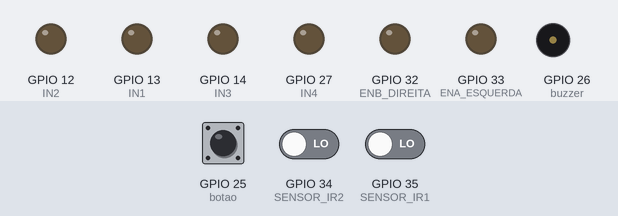
This sketch was run on a simulated ESP32. Shown: output pins drawn as LEDs (lit = HIGH), buzzer (waves = sounding, pin HIGH). Dashed ring = blinking. The inputs (shaded band) are chosen by the test bench; at power-on: GPIO 25 (botao) HIGH, GPIO 34 (SENSOR_IR2) LOW, GPIO 35 (SENSOR_IR1) LOW. What the sketch prints to the serial monitor is not drawn.

Above: at 0.8 s.
0.9 s: GPIO 25 (botao) pulled LOW for 0.15 s
At 1.06 s:
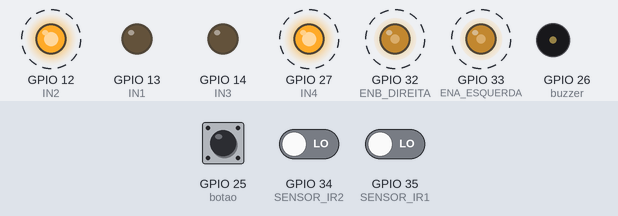
3.9 s: GPIO 34 (SENSOR_IR2) driven HIGH
At 5.0 s:
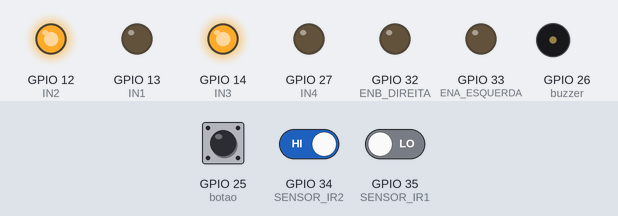
5.7 s: GPIO 35 (SENSOR_IR1) driven HIGH
At 6.14 s:
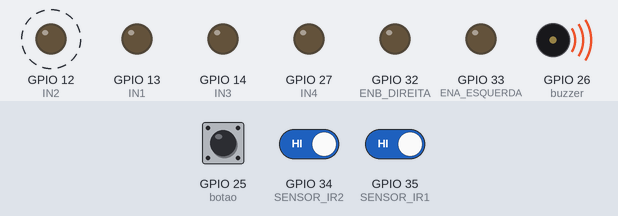
8.7 s: GPIO 35 (SENSOR_IR1) driven LOW
At 9.5 s:
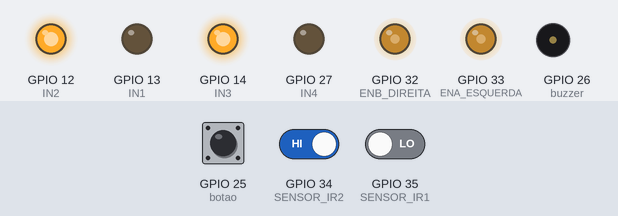
10.8 s: GPIO 35 (SENSOR_IR1) driven HIGH
At 13.7 s:
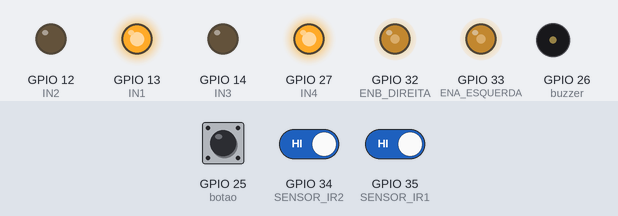
13.8 s: GPIO 34 (SENSOR_IR2) driven LOW
At 14.5 s:
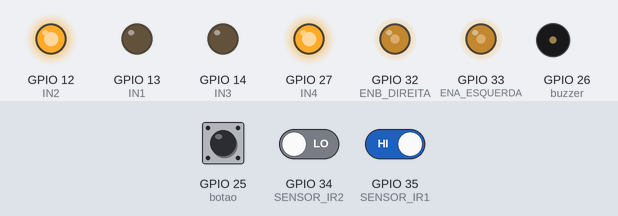
Timing chart, 0 to 16.8 s (numbered marks = the images above; inputs shaded):
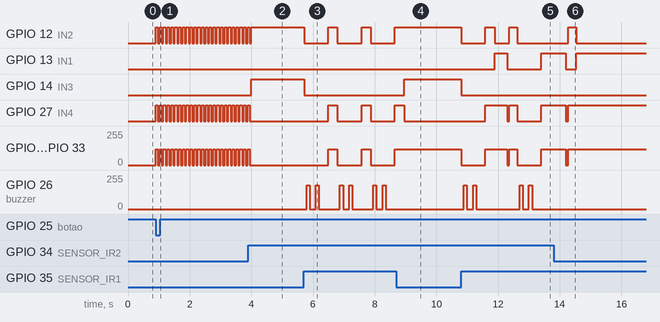

The sketch:

Carrinho.ino
```cpp
//Robo Samuel

const int IN1 = 13;
const int IN2 = 12;
const int IN3 = 14;
const int IN4 = 27;

const int ENB_DIREITA = 32;
const int ENA_ESQUERDA = 33;

const int SENSOR_IR1 = 35;
const int SENSOR_IR2 = 34;
const int botao = 25;
const int buzzer = 26;

int velocidade = 120;
int velocidadeCurva = 150;

// //Robo Franciele
// const int IN1 = 12;
// const int IN2 = 13;
// const int IN3 = 27;
// const int IN4 = 14;

// const int ENB_DIREITA = 32;
// const int ENA_ESQUERDA = 33;

// const int LDR = 35;
// const int SENSOR_IR = 34;
// const int botao = 25;


// int limiteLDR = 1700;


// int velocidade = 100;
// int velocidadeCurva = 100;

const int IR_LINHA = HIGH;

String rotaTexto = "frente, frente, frente, esquerda, retorno, esquerda, esquerda, parar";

const int MAX_COMANDOS = 20;
String comandos[MAX_COMANDOS];

int totalComandos = 0;
int comandoAtual = 0;

int tempoPassarIntersecao = 200;

int tempoFrenteAntesCurvaEsquerda = 300;
int tempoCurvaEsquerda = 400;

int tempoFrenteAntesCurvaDireita = 300;
int tempoCurvaDireita = 400;

void setup() {
  Serial.begin(115200);

  pinMode(IN1, OUTPUT);
  pinMode(IN2, OUTPUT);
  pinMode(IN3, OUTPUT);
  pinMode(IN4, OUTPUT);

  pinMode(botao, INPUT_PULLUP);

  pinMode(ENB_DIREITA, OUTPUT);
  pinMode(ENA_ESQUERDA, OUTPUT);

  pinMode(SENSOR_IR1, INPUT);
  pinMode(SENSOR_IR2, INPUT);

  pinMode(buzzer, OUTPUT);

  parar();

  carregarRota(rotaTexto);

  Serial.println("Robo seguidor de linha iniciado");
  Serial.println("Rota carregada:");

  for (int j = 0; j < totalComandos; j++) {
    Serial.print(j + 1);
    Serial.print(" - ");
    Serial.println(comandos[j]);
  }

  Serial.println("Aguardando botao para iniciar...");

  while (digitalRead(botao) == HIGH) {
    parar();
  }


  Serial.println("Comecando a andar...");
}

void loop() {
  int leituraIR1 = digitalRead(SENSOR_IR1);
  int leituraIR2 = digitalRead(SENSOR_IR2);

  bool irNaLinha1 = leituraIR1 == IR_LINHA;
  bool irNaLinha2 = leituraIR2 == IR_LINHA;

  Serial.print(" | IR1: ");
  Serial.print(leituraIR1);

  Serial.print(" | IR1: ");
  Serial.print(irNaLinha1 ? "SIM" : "NAO");

  Serial.print(" | IR2: ");
  Serial.print(leituraIR2);

  Serial.print(" | IR2: ");
  Serial.print(irNaLinha2 ? "SIM" : "NAO");

  Serial.print(" | Comando atual: ");

  if (comandoAtual < totalComandos) {
    Serial.print(comandos[comandoAtual]);
  } else {
    Serial.print("nenhum");
  }

  Serial.print(" | Acao: ");

  if (irNaLinha1 && irNaLinha2) {
    parar();
    delay(80);

    apitarInicio();
    delay(100);
    apitarInicio();

    if (comandoAtual < totalComandos) {
      executarComando(comandos[comandoAtual]);
      comandoAtual++;
    } else {
      Serial.println("Fim da rota. Parando.");
      parar();
      while (true) {
        parar();
      }
    }

    delay(100);
  }

  else if (irNaLinha1 && !irNaLinha2) {
    // re();
    girarEsquerda(100);
    Serial.println("Corrigindo esquerda");
  }

  else if (!irNaLinha1 && irNaLinha2) {
    // re();
    girarDireita(100);
    Serial.println("Corrigindo direita");
  }

  else {
    frente();
    delay(70);
    parar();
    delay(50);
    Serial.println("Linha perdida / seguindo em frente");
  }
}

void carregarRota(String texto) {
  texto.toLowerCase();
  texto.trim();

  totalComandos = 0;

  while (texto.length() > 0 && totalComandos < MAX_COMANDOS) {
    int posVirgula = texto.indexOf(',');

    String comando;

    if (posVirgula == -1) {
      comando = texto;
      texto = "";
    } else {
      comando = texto.substring(0, posVirgula);
      texto = texto.substring(posVirgula + 1);
    }

    comando.trim();

    if (comando.length() > 0) {
      comandos[totalComandos] = comando;
      totalComandos++;
    }
  }
}

void executarComando(String comando) {
  comando.toLowerCase();
  comando.trim();

  Serial.print("Executando comando: ");
  Serial.println(comando);

  if (comando == "frente") {
    parar();
    delay(200);
    passarDireto();
  }

  else if (comando == "direita") {
    parar();
    delay(200);
    virarDireita(tempoFrenteAntesCurvaDireita, tempoCurvaDireita);
  }

  else if (comando == "esquerda") {
    parar();
    delay(200);
    virarEsquerda(tempoFrenteAntesCurvaEsquerda, tempoCurvaEsquerda);
  }
  else if(comando == "retorno"){
    parar();
    delay(200);
    virarEsquerda(0, 2*tempoCurvaEsquerda);
  }

  else if (comando == "parar") {
    Serial.println("Comando PARAR recebido. Robo parado completamente.");
    parar();

    while (true) {
      parar();
    }
  }

  else {
    Serial.println("Comando desconhecido. Passando direto por seguranca.");
    passarDireto();
  }
}

void passarDireto() {
  Serial.println("Passando direto pela intersecao");

  frente();
  delay(tempoPassarIntersecao);
}

void setVelocidade(int velDireita, int velEsquerda) {
  velDireita = constrain(velDireita, 0, 255);
  velEsquerda = constrain(velEsquerda, 0, 255);

  analogWrite(ENB_DIREITA, velDireita);
  analogWrite(ENA_ESQUERDA, velEsquerda);
}

void frente() {
  setVelocidade(velocidade, velocidade);

  digitalWrite(IN2, HIGH);
  digitalWrite(IN1, LOW);

  digitalWrite(IN4, HIGH);
  digitalWrite(IN3, LOW);
}

void esquerda() {
  setVelocidade(velocidadeCurva, velocidadeCurva);

  digitalWrite(IN1, LOW);
  digitalWrite(IN2, LOW);

  digitalWrite(IN4, HIGH);
  digitalWrite(IN3, LOW);
  setVelocidade(velocidade, velocidade);
}

void direita() {
  setVelocidade(velocidadeCurva, velocidadeCurva);

  digitalWrite(IN2, HIGH);
  digitalWrite(IN1, LOW);

  digitalWrite(IN3, LOW);
  digitalWrite(IN4, LOW);
  setVelocidade(velocidade, velocidade);
}

void re() {
  setVelocidade(velocidade, velocidade);

  digitalWrite(IN1, HIGH);
  digitalWrite(IN2, LOW);

  digitalWrite(IN4, LOW);
  digitalWrite(IN3, HIGH);
}

void virarEsquerda(int frenteDel, int del) {
  Serial.println("Virando para esquerda");

  frente();
  delay(frenteDel);

  girarEsquerda(velocidadeCurva);
  delay(del);

  parar();
  delay(80);

  frente();
  delay(150);
}

void virarDireita(int frenteDel, int del) {
  Serial.println("Virando para direita");

  frente();
  delay(frenteDel);

  girarDireita(velocidadeCurva);
  delay(del);

  parar();
  delay(80);

  frente();
  delay(150);
}

void girarEsquerda(int vel) {
  setVelocidade(vel, vel);

  digitalWrite(IN1, HIGH);
  digitalWrite(IN2, LOW);

  digitalWrite(IN3, LOW);
  digitalWrite(IN4, HIGH);
  setVelocidade(velocidade, velocidade);
}

void girarDireita(int vel) {
  setVelocidade(vel, vel);

  digitalWrite(IN1, LOW);
  digitalWrite(IN2, HIGH);

  digitalWrite(IN3, HIGH);
  digitalWrite(IN4, LOW);
  setVelocidade(velocidade, velocidade);
}

void parar() {
  analogWrite(ENB_DIREITA, 0);
  analogWrite(ENA_ESQUERDA, 0);

  digitalWrite(IN1, LOW);
  digitalWrite(IN2, LOW);
  digitalWrite(IN3, LOW);
  digitalWrite(IN4, LOW);
}

void apitarInicio() {
  analogWrite(buzzer, 180);
  delay(100);
  analogWrite(buzzer, 0);
  delay(100);
}
```

Measured:
- after the input at 0.9 s, GPIO 12 (IN2), GPIO 27 (IN4): alternates HIGH for 0.07 s and LOW for 0.05 s, starting at once; GPIO 32 (ENB_DIREITA), GPIO 33 (ENA_ESQUERDA): alternates 120/255 for 0.07 s and 0/255 for 0.05 s, starting at once
- after the input at 3.9 s, GPIO 12 (IN2): goes on until 4.0 s, then stays HIGH; GPIO 14 (IN3): LOW → HIGH after 0.10 s; GPIO 27 (IN4): goes on until 3.9 s, then stays LOW; GPIO 32 (ENB_DIREITA), GPIO 33 (ENA_ESQUERDA): goes on until 3.9 s, then stays 0/255
- after the input at 5.7 s, GPIO 12 (IN2): alternates HIGH for 0.30 s and LOW for 0.78 s, starting at once; GPIO 14 (IN3): HIGH → LOW at once
- after the input at 8.7 s, GPIO 12 (IN2): stops changing and stays HIGH; GPIO 13 (IN1): stays LOW (without the input it goes to HIGH after 1.3 s); GPIO 14 (IN3): LOW → HIGH after 0.26 s; GPIO 27 (IN4): goes on until 9.0 s, then stays LOW; GPIO 32 (ENB_DIREITA), GPIO 33 (ENA_ESQUERDA): stops changing and stays 120/255
- after the input at 10.8 s, GPIO 12 (IN2): goes LOW 0.78 s, HIGH 0.30 s, LOW 0.48 s, HIGH 0.25 s, then LOW, starting at once; GPIO 13 (IN1): LOW → HIGH after 1.1 s, → LOW 0.40 s later
- after the input at 13.8 s, GPIO 12 (IN2): goes on until 14.5 s, then stays LOW; GPIO 27 (IN4): goes on until 14.3 s, then stays HIGH; GPIO 32 (ENB_DIREITA), GPIO 33 (ENA_ESQUERDA): goes on until 14.3 s, then stays 120/255; GPIO 26 (buzzer): stops changing and stays 0/255
